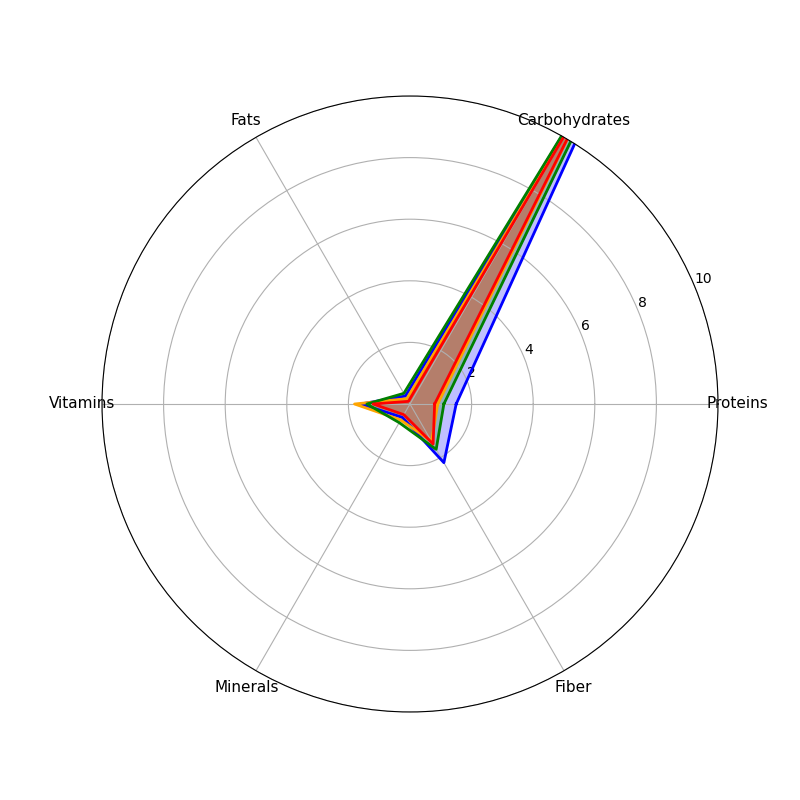

Source code (Python):
import matplotlib.pyplot as plt
import numpy as np
from math import pi

categories = ['Proteins', 'Carbohydrates', 'Fats', 'Vitamins', 'Minerals', 'Fiber']
berries = [1.5, 14.2, 0.3, 1.6, 0.5, 2.2]
citrus = [0.9, 11.8, 0.2, 1.8, 0.6, 1.4]
tropical = [1.1, 13.5, 0.4, 1.4, 0.7, 1.7]
stone_fruits = [0.8, 12.0, 0.1, 1.2, 0.4, 1.5]
N = len(categories)

angles = np.linspace(0, 2 * pi, N, endpoint=False).tolist()
angles += angles[:1]
berries += berries[:1]
citrus += citrus[:1]
tropical += tropical[:1]
stone_fruits += stone_fruits[:1]

fig, ax = plt.subplots(figsize=(8, 8), subplot_kw=dict(polar=True))

ax.fill(angles, berries, color='blue', alpha=0.25)
ax.plot(angles, berries, color='blue', linewidth=2)

ax.fill(angles, citrus, color='orange', alpha=0.25)
ax.plot(angles, citrus, color='orange', linewidth=2)

ax.fill(angles, tropical, color='green', alpha=0.25)
ax.plot(angles, tropical, color='green', linewidth=2)

ax.fill(angles, stone_fruits, color='red', alpha=0.25)
ax.plot(angles, stone_fruits, color='red', linewidth=2)

ax.set_xticks(angles[:-1])
ax.set_xticklabels(categories, fontsize=11)
ax.set_ylim(0, 10)

plt.show()
